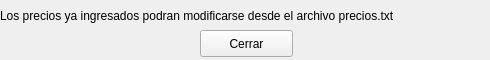
<?xml version="1.0" encoding="UTF-8"?>
<ui version="4.0">
 <class>Form</class>
 <widget class="QWidget" name="Form">
  <property name="geometry">
   <rect>
    <x>0</x>
    <y>0</y>
    <width>490</width>
    <height>60</height>
   </rect>
  </property>
  <property name="windowTitle">
   <string>Form</string>
  </property>
  <widget class="QLabel" name="label">
   <property name="geometry">
    <rect>
     <x>0</x>
     <y>0</y>
     <width>491</width>
     <height>31</height>
    </rect>
   </property>
   <property name="styleSheet">
    <string notr="true">color: rgb(0, 0, 0);</string>
   </property>
   <property name="text">
    <string>Los precios ya ingresados podran modificarse desde el archivo precios.txt</string>
   </property>
  </widget>
  <widget class="QPushButton" name="pushButton">
   <property name="geometry">
    <rect>
     <x>200</x>
     <y>30</y>
     <width>93</width>
     <height>27</height>
    </rect>
   </property>
   <property name="text">
    <string>Cerrar</string>
   </property>
  </widget>
 </widget>
 <resources/>
 <connections>
  <connection>
   <sender>pushButton</sender>
   <signal>clicked()</signal>
   <receiver>Form</receiver>
   <slot>cerrar()</slot>
   <hints>
    <hint type="sourcelabel">
     <x>247</x>
     <y>22</y>
    </hint>
    <hint type="destinationlabel">
     <x>331</x>
     <y>45</y>
    </hint>
   </hints>
  </connection>
 </connections>
 <slots>
  <slot>cerrar()</slot>
 </slots>
</ui>
